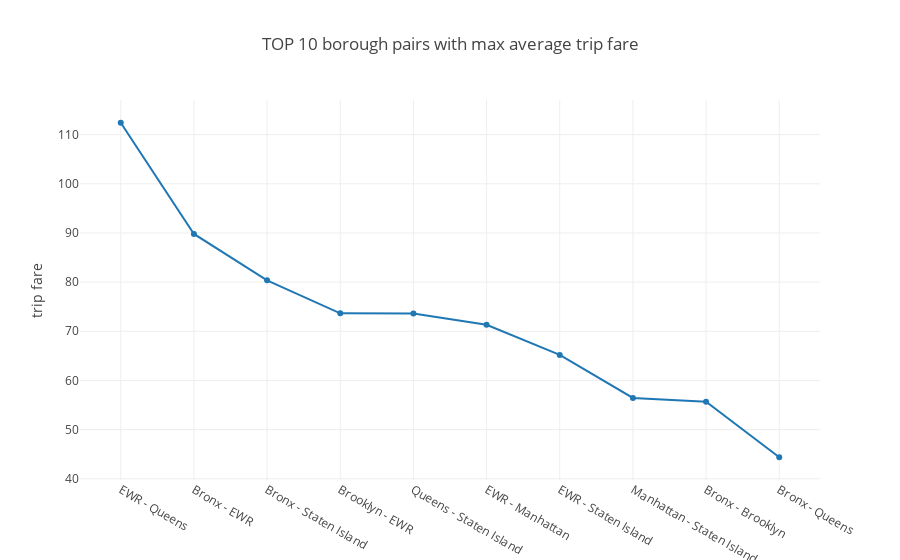

The notebook cell saved with this chart:
### Markdown cell above
# 2

### Code cell
data = data[(data['Borough_DO'] != 'Unknown') & (data['Borough_PU'] != 'Unknown')]

columns = ['Borough_PU', 'Borough_DO']

temp_df = data[data['Borough_PU'] != data['Borough_DO']]

temp_df[columns] = np.sort(temp_df[columns].values, axis=1)

boroughs_mean = temp_df.groupby(columns, as_index = False)[['fare_amount']] \
                         .mean() \
                         .sort_values(['fare_amount'], ascending = False)

top10 = boroughs_mean[:10]

trace = go.Scatter(x = top10['Borough_PU']+' - '+top10['Borough_DO'], y = top10['fare_amount'])

layout = {'title': 'TOP 10 borough pairs with max average trip fare', 'yaxis': {'title': 'trip fare'}}

iplot (go.Figure([trace], layout=layout), show_link=False)

### Figure 1 — Plotly figure (JSON) as saved in the notebook; plotly's stock layout.template omitted (floating-point values rounded to 4 significant figures)
{"data": [{"type": "scatter", "uid": "2da39ed8-01a0-11e9-91d0-aa52de1eccf8", "x": ["EWR - Queens", "Bronx - EWR", "Bronx - Staten Island", "Brooklyn - EWR", "Queens - Staten Island", "EWR - Manhattan", "EWR - Staten Island", "Manhattan - Staten Island", "Bronx - Brooklyn", "Bronx - Queens"], "y": [112.4, 89.8, 80.38, 73.65, 73.6, 71.34, 65.2, 56.45, 55.68, 44.38]}], "layout": {"title": "TOP 10 borough pairs with max average trip fare", "yaxis": {"title": "trip fare"}}}
